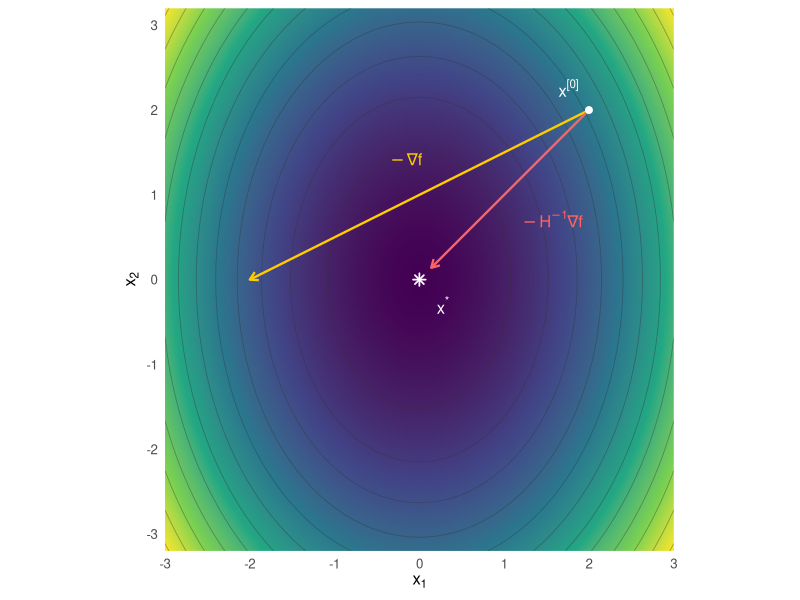

Here is the R script that generated this plot:
# Used in: slides/05-multivariate-second-order/slides-multivar-second-order-1-newton-raphson.tex
#
# Analytical example of the deck, visualized:
#
#   f(x1, x2) = x1^2 + x2^2 / 2,   x0 = (2, 2),   x* = (0, 0)
#
# The Newton direction -H^-1 grad f points straight at the center of the
# elliptical contours, so a single step lands exactly on x*, while the
# steepest-descent direction (drawn with the same length) misses it: the
# inverse Hessian rescales the gradient per coordinate.

library(ggplot2)

f <- function(x1, x2) x1^2 + x2^2 / 2
f_grad <- function(x) c(2 * x[1], x[2])
f_hess <- matrix(c(2, 0, 0, 1), nrow = 2)

x0 <- c(2, 2)
newton_step <- -solve(f_hess, f_grad(x0))
x1_new <- x0 + newton_step

# negative gradient at its true length: both steps move by -2 in x2 (scaled by
# 1 by H^-1), while the Newton step moves half as far in x1 (scaled by 1/2),
# so both arrows end on the line x2 = 0
sd_end <- x0 - f_grad(x0)

grid <- expand.grid(
  x1 = seq(-3, 3, length.out = 241),
  x2 = seq(-3.2, 3.2, length.out = 241)
)
grid$z <- f(grid$x1, grid$x2)

# trace colors of the chapter
col_newton <- "#ff6262"
col_sd <- "#ffcc00"
arrow_style <- arrow(length = unit(0.09, "inches"))
label_size <- 4.2

p <- ggplot(grid, aes(x = x1, y = x2, z = z)) +
  geom_raster(aes(fill = z), interpolate = TRUE) +
  geom_contour(color = "grey20", alpha = 0.4, linewidth = 0.3, bins = 14) +
  scale_fill_viridis_c() +
  guides(fill = "none") +
  annotate(
    "segment",
    x = x0[1],
    y = x0[2],
    xend = sd_end[1],
    yend = sd_end[2],
    arrow = arrow_style,
    linewidth = 0.8,
    color = col_sd
  ) +
  annotate(
    "segment",
    x = x0[1],
    y = x0[2],
    xend = x1_new[1] + 0.07 * (x0[1] - x1_new[1]),
    yend = x1_new[2] + 0.07 * (x0[2] - x1_new[2]),
    arrow = arrow_style,
    linewidth = 0.8,
    color = col_newton
  ) +
  annotate("point", x = x0[1], y = x0[2], size = 2, color = "white") +
  annotate("point", x = 0, y = 0, shape = 8, size = 2.4, stroke = 0.9, color = "white") +
  annotate(
    "text",
    x = x0[1] - 0.24,
    y = x0[2] + 0.26,
    label = "x^{'[0]'}",
    parse = TRUE,
    size = label_size,
    color = "white"
  ) +
  annotate(
    "text",
    x = 0.28,
    y = -0.3,
    label = "x^'*'",
    parse = TRUE,
    size = label_size,
    color = "white"
  ) +
  annotate(
    "text",
    x = 1.22,
    y = 0.72,
    label = "-H^{-1} * nabla * f",
    parse = TRUE,
    size = label_size,
    hjust = 0,
    color = col_newton
  ) +
  annotate(
    "text",
    x = -0.15,
    y = 1.42,
    label = "-nabla * f",
    parse = TRUE,
    size = label_size,
    hjust = 0.5,
    color = col_sd
  ) +
  coord_fixed(xlim = c(-3, 3), ylim = c(-3.2, 3.2), expand = FALSE) +
  labs(x = expression(x[1]), y = expression(x[2])) +
  theme_minimal(base_size = 12) +
  theme(panel.grid.minor = element_blank())

ggsave(
  filename = "../figure/NR_quadratic_form.png",
  plot = p,
  width = 3.6,
  height = 3.6,
  dpi = 300
)
